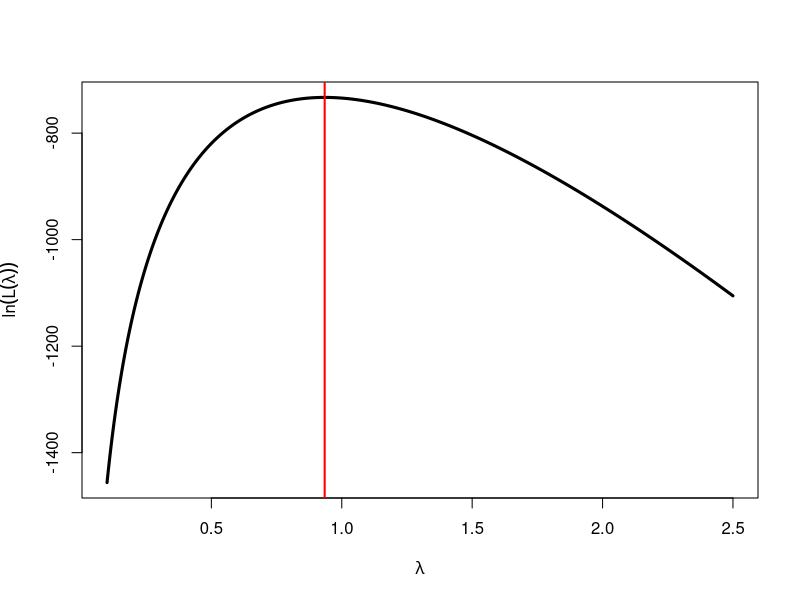
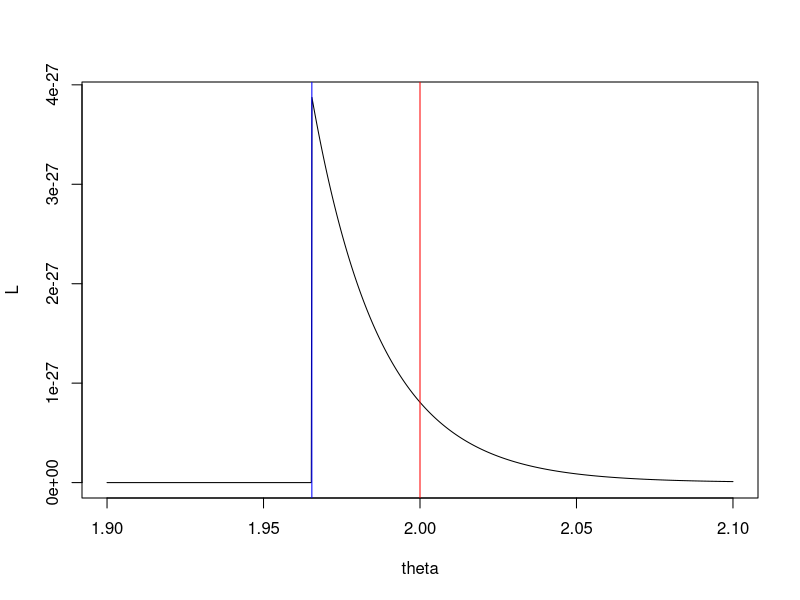
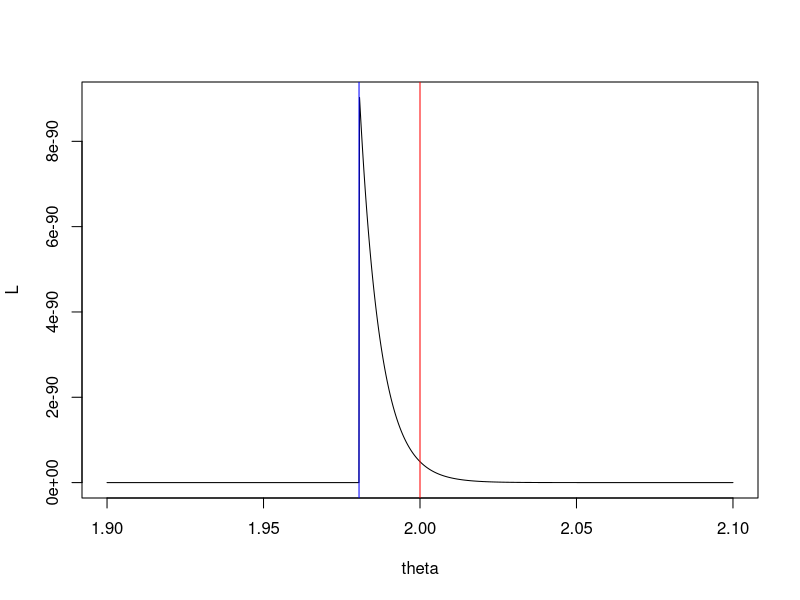

Recreate these plots in R, in order.
## ---- chunk 1
Log_Likelihood <- function(lambda){
  LL <- 229 * log(dpois(0, lambda)) +
    211 * log(dpois(1, lambda)) + 
    93 * log(dpois(2, lambda)) + 
    35 * log(dpois(3, lambda)) + 
    8 * log(dpois(4, lambda)) + 
    log(1 - ppois(4, lambda))
  return(LL)
}

fit <- optimize(Log_Likelihood, c(0, 100), maximum = TRUE)
fit
lambda_mle <- fit$maximum
lambda <- seq(from = 0.1, to = 2.5, length = 1000) # fine grid for plot
plot(lambda, Log_Likelihood(lambda), type = "l", lwd = 3, 
     xlab = expression(lambda), ylab = expression(ln(L(lambda))))
abline(v = lambda_mle, col = "red", lwd = 2)



## ---- chunk 2
set.seed(4302019)
theta_true <- 2
n <- 30
U <- runif(n)
Y <- theta_true * U ^ (1 / 3)
## ---- chunk 3

set.seed(4302019)
theta_true <- 2
n <- 30
U <- runif(n)
Y <- theta_true * U ^ (1 / 3)

# Part a)

theta <- seq(1.9, 2.1, length = 1000)
L <- (1/theta^(3*n))* (max(Y) <= theta)
plot(theta, L, type="l")
abline(v=max(Y),col="blue")
abline(v=2, col="red")


# Part b)
set.seed(4302019)
theta_true <- 2
n <- 100
U <- runif(n)
Y <- theta_true * U ^ (1 / 3)

theta <- seq(1.9, 2.1, length = 1000)
L <- (1/theta^(3*n))* (max(Y) <= theta)
plot(theta, L, type="l")
abline(v=max(Y),col="blue")
abline(v=2, col="red")


